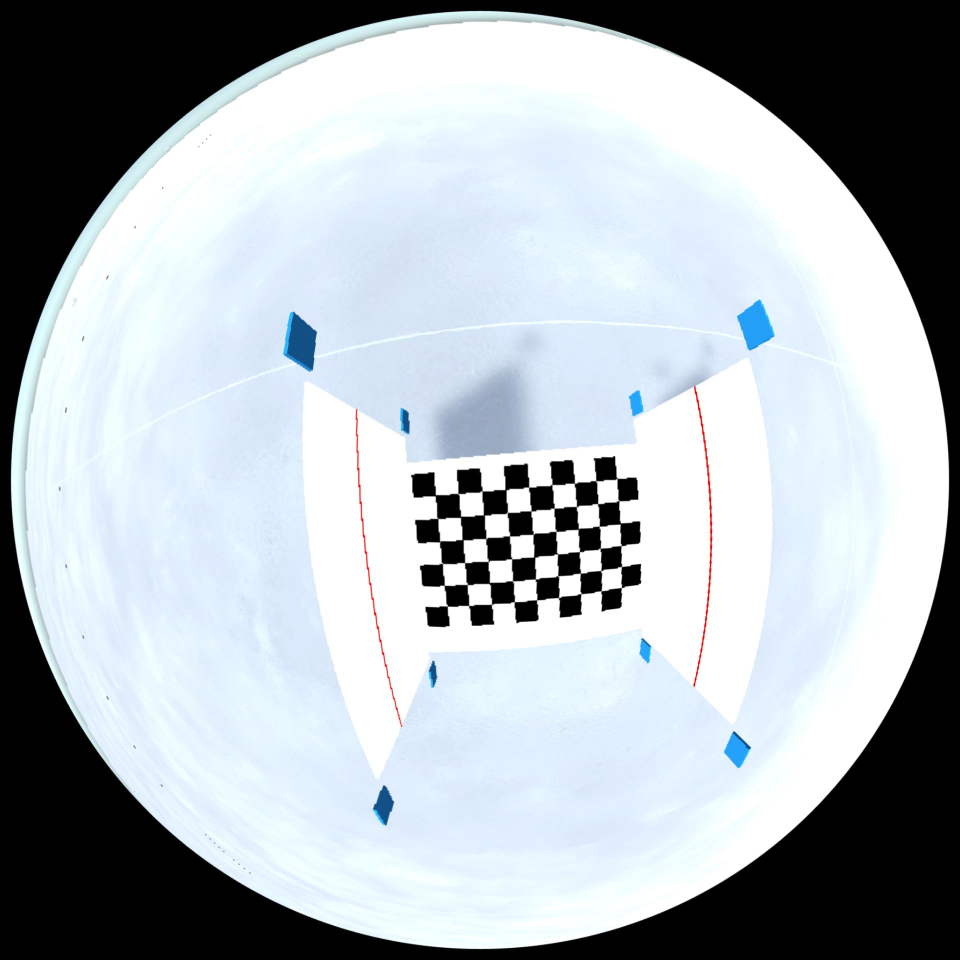
%> input picture Calib_Experience/image11_3.jpg, 1920 x 1920 px (shown at 1/2 size)
$ octave --eval "result = SRCNN_single_image(imread('image11_3.jpg'));"   (GNU Octave 9; MATLAB toolbox functions it lacks are replaced by stand-ins)
%> lines starting %> are read from the running program, lines starting %| are printed output that depends on the picture
### Calib_Experience/modcrop_local.m
% -------------------- 辅助函数 --------------------
function I = modcrop_local(I, scale)
% 将图像裁剪为能被 scale 整除的尺寸
    sz = size(I);
    sz_mod = mod(sz(1:2), scale);
    I = I(1:end-sz_mod(1), 1:end-sz_mod(2), :);
end

### Calib_Experience/SRCNN_single_image.m
function im_h = SRCNN_single_image(im, up_scale)
% SRCNN_SINGLE_IMAGE  对单张图像进行 SRCNN 超分辨率重建
%
% 输入：
%   im        : 输入图像（RGB 或灰度，uint8 类型）
%   up_scale  : 放大倍数（默认 3）
%   model     : SRCNN 模型文件路径，如 'model\9-5-5(ImageNet)\x3.mat'
%
% 输出：
%   im_h      : SRCNN 重建后的高分辨率图像（单通道 double，范围 [0,1]）
%
% 示例：
%   im = imread('testr3.jpg');
%   model = 'model\9-5-5(ImageNet)\x3.mat';
%   result = SRCNN_single_image(im, 3, model);
%   imshow(result);
    model = 'model\9-5-5(ImageNet)\x3.mat';
    if nargin < 2
        up_scale = 3;
    end

    %--- Step 1: 仅取亮度分量 ---
    if size(im,3) > 1
        im_ycbcr = rgb2ycbcr(im);
%> im_ycbcr: size 1920x1920x3 uint8; mean of channels 1, 2, 3 167.8, 131.7, 124.2
        im = im_ycbcr(:,:,1);
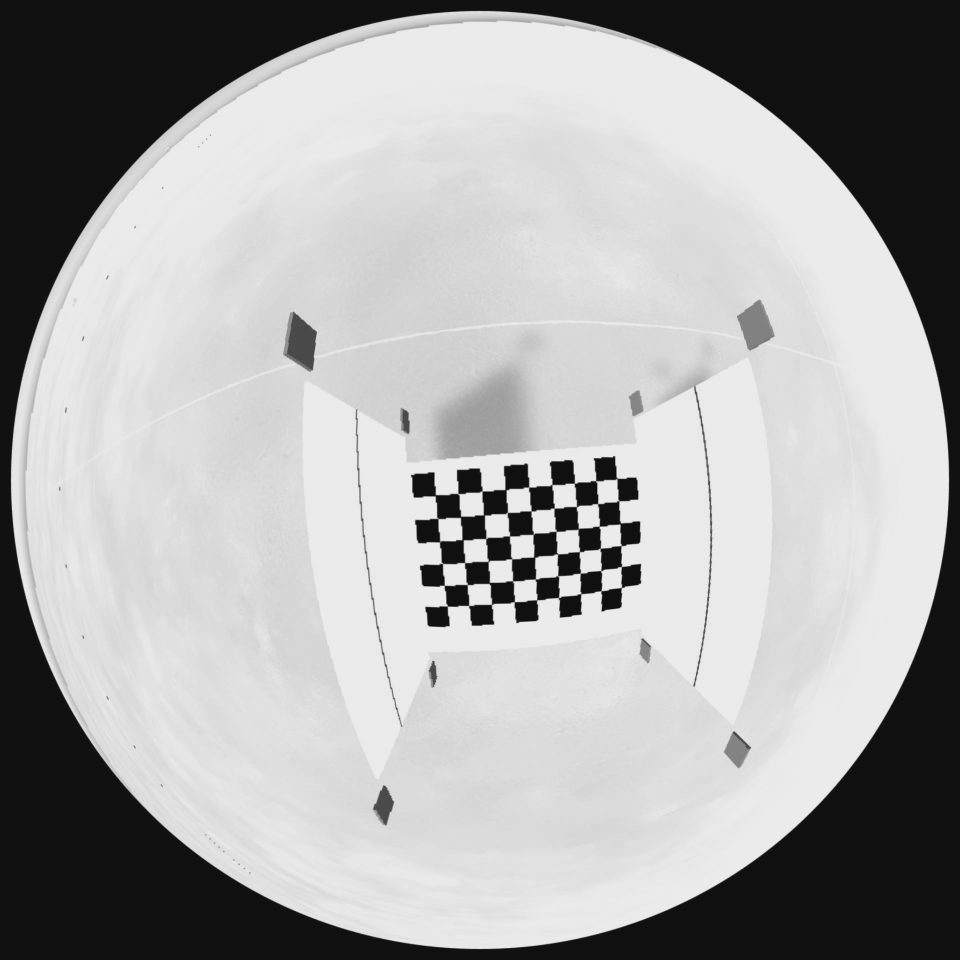
%> im: size 1920x1920 uint8 (shown at 1/2 size); min 16, max 235, mean 167.8
    end

    %--- Step 2: 裁剪图像，使其尺寸能被放大倍数整除 ---
    im_gnd = modcrop_local(im, up_scale);

    %--- Step 3: 归一化到 [0,1] ---
    im_gnd = single(im_gnd) / 255;

    %--- Step 4: 双三次降采样+升采样（生成输入） ---
    im_l = imresize(im_gnd, 1/up_scale, 'bicubic');
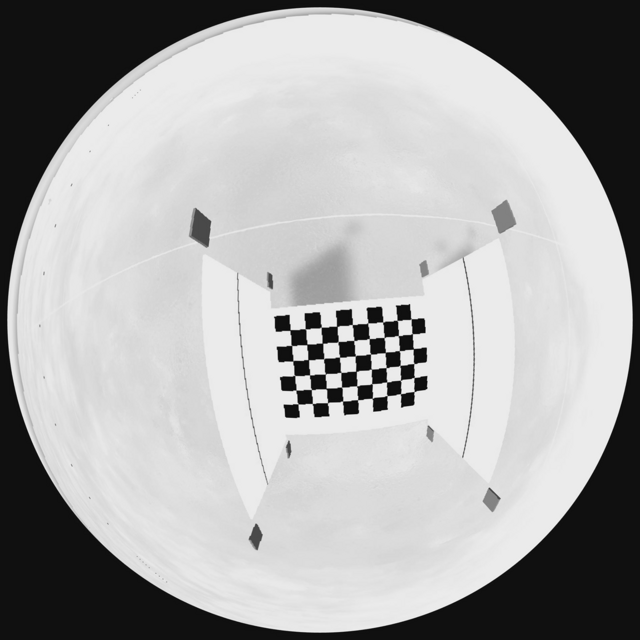
%> im_l: size 640x640 single; min 0.0112, max 0.971, mean 0.658
    im_b = imresize(im_l, up_scale, 'bicubic');%imwrite(im_b, 'testr3_bicu.jpg');

    %--- Step 5: SRCNN 重建 ---
%> (the run ends here)

$ run again, on Calib_Experience/image12_3.jpg
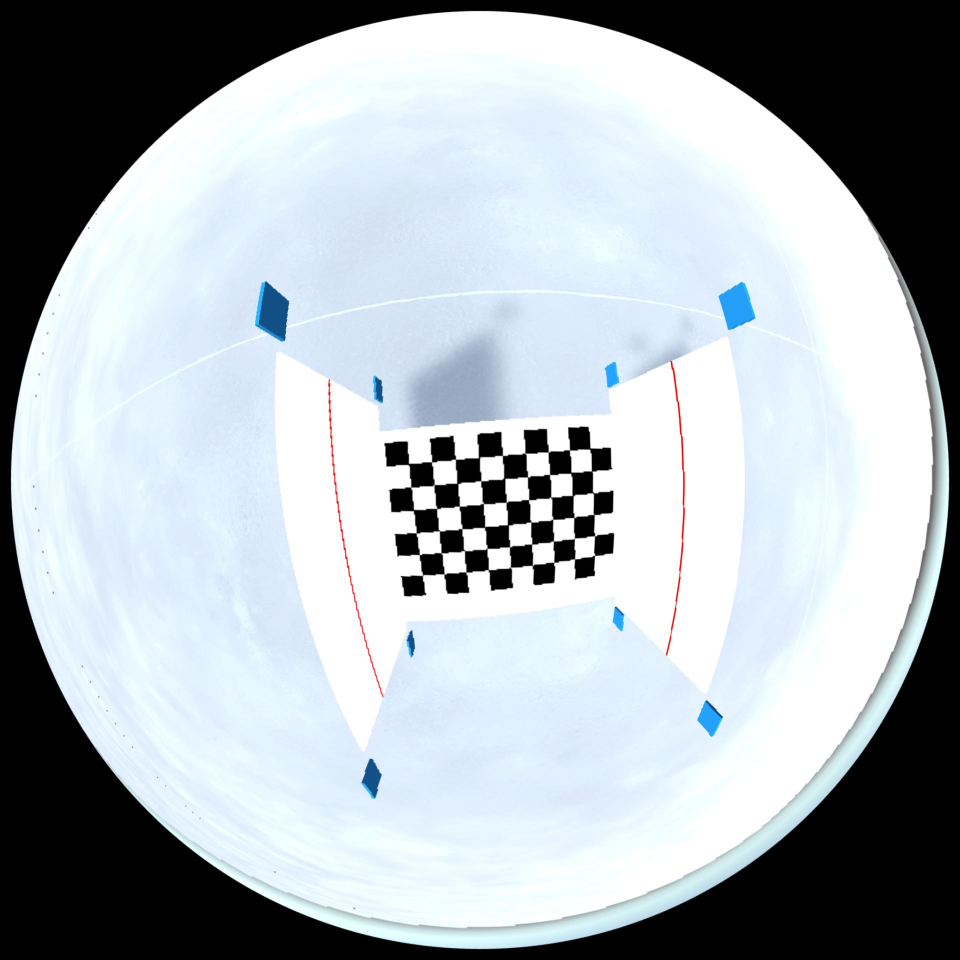
%> input picture Calib_Experience/image12_3.jpg, 1920 x 1920 px (shown at 1/2 size)
%> im_ycbcr: size 1920x1920x3 uint8; mean of channels 1, 2, 3 167.3, 131.7, 124.1
%> in SRCNN_single_image, `im = im_ycbcr(:,:,1);`:
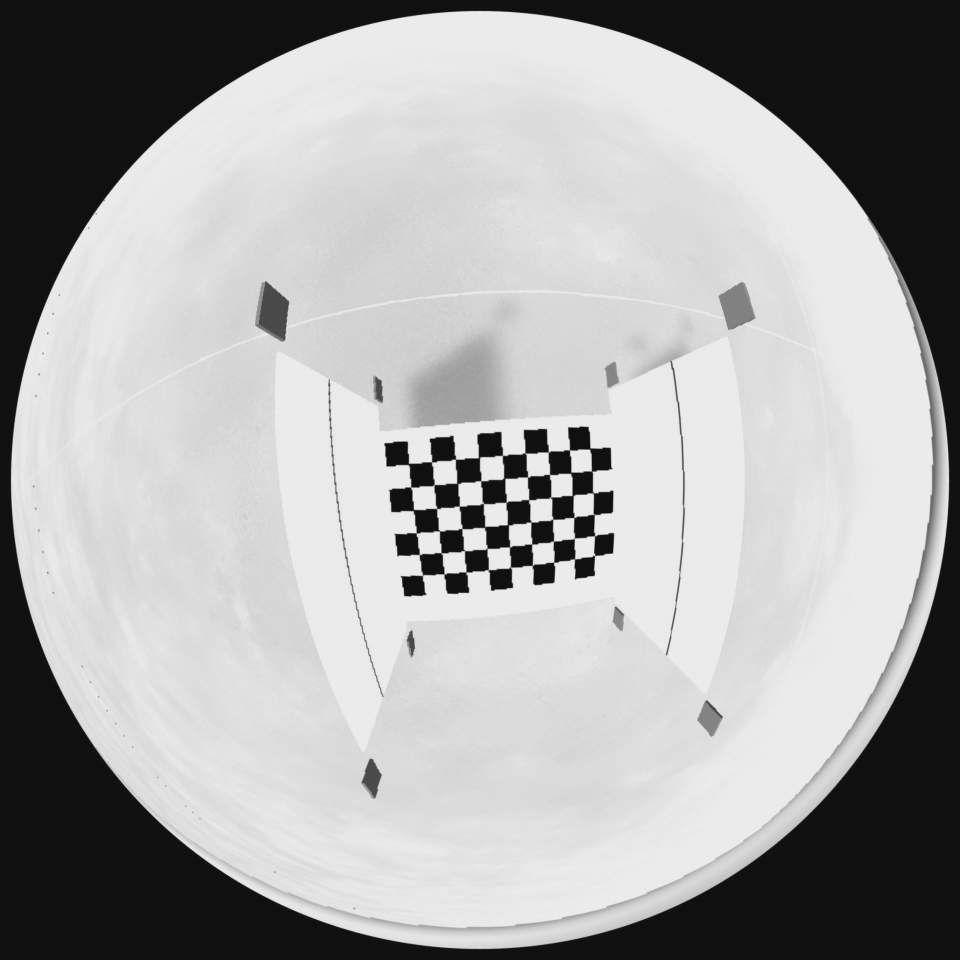
%> im: size 1920x1920 uint8 (shown at 1/2 size); min 16, max 235, mean 167.3
%> in SRCNN_single_image, `im_l = imresize(im_gnd, 1/up_scale, 'bicubic');`:
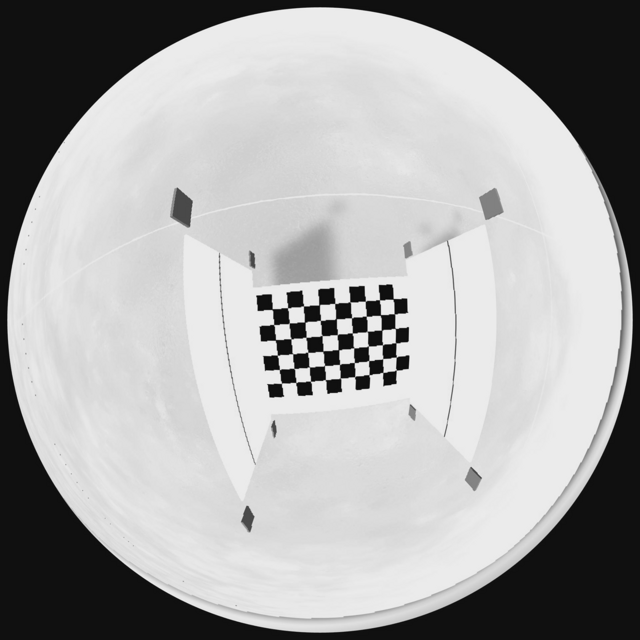
%> im_l: size 640x640 single; min 0.0122, max 0.975, mean 0.656
